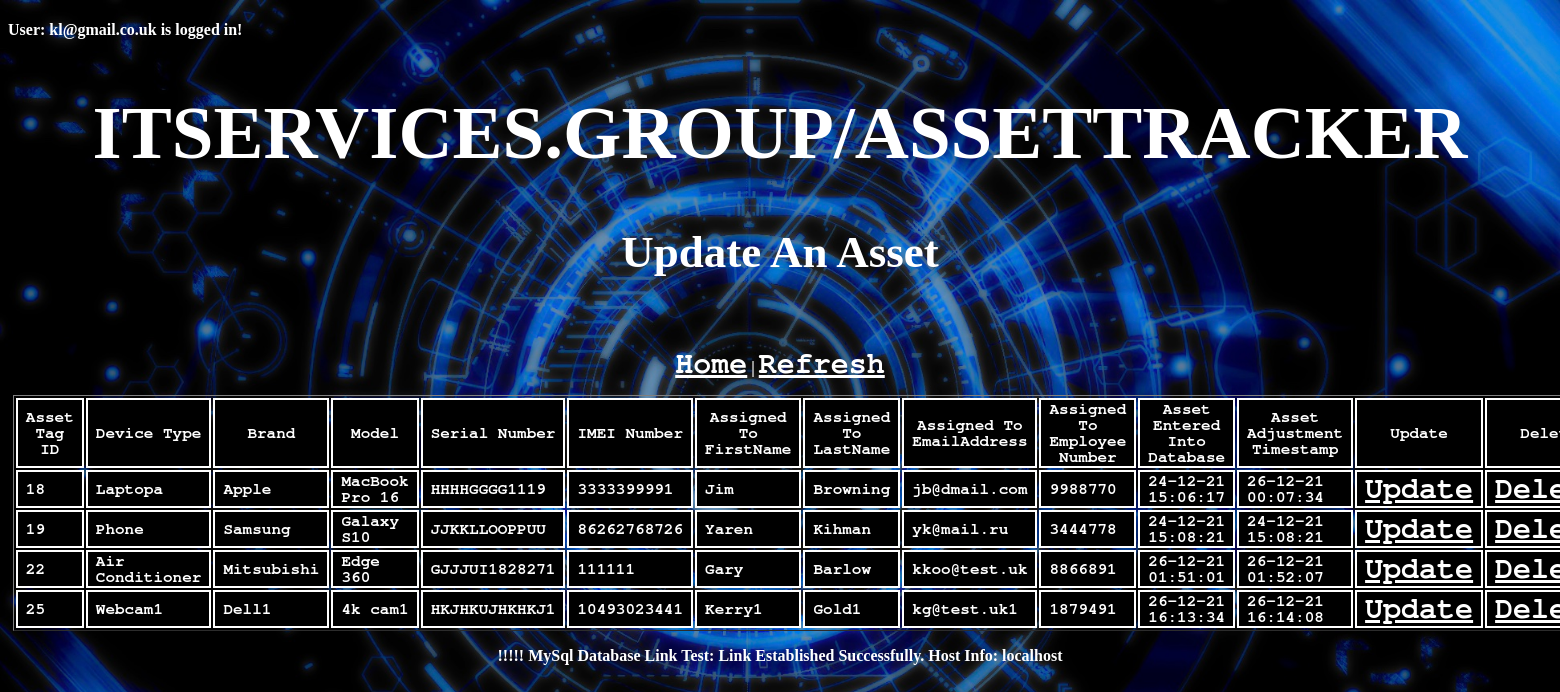
Screenshot of /Asset_Update.php (signed in) with the database file from the repository.
### tables this page shows
CREATE TABLE `Assets_Table` (
  `Device_Asset_Tag_ID` int NOT NULL,
  `Device_Type` varchar(50) NOT NULL,
  `Device_Brand` varchar(50) NOT NULL,
  `Device_Model` varchar(100) NOT NULL,
  `Device_Serial_Number` varchar(100) NOT NULL,
  `Device_IMEI_Number` varchar(20) DEFAULT NULL,
  `Device_Assigned_To_First_Name` varchar(50) NOT NULL,
  `Device_Assigned_To_Last_Name` varchar(50) NOT NULL,
  `Device_Assigned_To_Email_Address` varchar(50) NOT NULL,
  `Device_Assigned_To_Employee_Number` int NOT NULL,
  `Device_Time_Stamp` varchar(50) NOT NULL,
  `Device_Adjustment_Timestamp` varchar(50) NOT NULL
);

### Asset_Update.php (the view, shortened to what this page needs)
<!DOCTYPE html>
<html>
	<head>
	</head>
	<link href="StyleSheet.css" rel="stylesheet">
	<body>
		<?php
			echo "<h4>User: " .$_SESSION['UserAuth_Email_Address']. " is logged in!";
		?>
		<center>
			<h1>ITSERVICES.GROUP/ASSETTRACKER</h1>
			<h2>Update An Asset</h2>
			<br>
			<p><a href="Home_Page.php">Home</a>  |  <a href="Asset_Update.php"> Refresh</a></p>
			<?php
				echo "<table border='1'>";
					echo "<tr>";
						echo "<th>Asset Tag ID</th>";
						echo "<th>Device Type</th>";
						echo "<th>Brand</th>";
						echo "<th>Model</th>";
						echo "<th>Serial Number</th>";
						echo "<th>IMEI Number</th>";
						echo "<th>Assigned To FirstName</th>";
						echo "<th>Assigned To LastName</th>";
						echo "<th>Assigned To EmailAddress</th>";
						echo "<th>Assigned To Employee Number</th>";
						echo "<th> Asset Entered Into Database </th>";
						echo "<th> Asset Adjustment Timestamp </th>";
						echo "<th>Update</th>";
						echo "<th>Delete</th>";
					echo "</tr>";
					include "MYSQLLINK_CONFIG.php";
					$OUTPUT = mysqli_query($MYSQLLINK,"SELECT * FROM Assets_Table");
					while($row = mysqli_fetch_array($OUTPUT))
						{
							echo "<tr>";
								echo "<td>" . $row['Device_Asset_Tag_ID'] . "</td>";
								echo "<td>" . $row['Device_Type'] . "</td>";
								echo "<td>" . $row['Device_Brand'] . "</td>";
								echo "<td>" . $row['Device_Model'] . "</td>";
								echo "<td>" . $row['Device_Serial_Number'] . "</td>";
								echo "<td>" . $row['Device_IMEI_Number'] . "</td>";
								echo "<td>" . $row['Device_Assigned_To_First_Name'] . "</td>";
								echo "<td>" . $row['Device_Assigned_To_Last_Name'] . "</td>";
								echo "<td>" . $row['Device_Assigned_To_Email_Address'] . "</td>";
								echo "<td>" . $row['Device_Assigned_To_Employee_Number'] . "</td>";
								echo "<td>" . $row['Device_Time_Stamp'] . "</td>";
								echo "<td>" . $row['Device_Adjustment_Timestamp'] . "</td>";
								echo '<td><a href="Asset_Update_Form.php?action=update&Device_Asset_Tag_ID='.$row['Device_Asset_Tag_ID'].'">Update</a></td>';
								echo '<td><a href="Asset_Delete_Form.php?action=delete&Device_Asset_Tag_ID='.$row['Device_Asset_Tag_ID'].'">Delete</a></td>';
							echo "</tr>";
						}
				echo "</table>";
				if($MYSQLLINK === false)
					{
						die("<p>!!!!! ERROR: Could Not Establish Link Successfully. ".mysqli_connect_error(). " !!!!!");
					}
				else
					{
						echo "<p>!!!!! MySql Database Link Test: Link Established Successfully. Host Info: ".mysqli_get_host_info($MYSQLLINK);
					}
			?>
		</center>
	</body>
</html>

### StyleSheet.css (style rules this page uses)
body { background-image: url('BACKGROUND_IMAGE.jpg');background-repeat: no-repeat;background-attachment: fixed;background-size: cover; }
h1 { font-family:Impact; color:white; font-size: 75px ; }
h2 { font-family:Impact; color:white; font-size: 45px; }
h4 { color: white; }
p { color: white; }
a { font-weight: 900; font-family:FreeMono, monospace; color:white; font-size: 30px; }
table { margin: .3em; width: 290px; }
th { font-weight: 900; font-family:FreeMono, monospace; color:white; padding-left: .5em; padding-right: .5em; border: 2px solid #fff; background-color: #000; }
td { font-weight: 900; font-family:FreeMono, monospace; color:white; padding-left: .5em; padding-right: .5em; border: 2px solid #fff; background-color: #000; }

### rows the page displays
assets_table: Device_Asset_Tag_ID "18", Device_Type "Laptopa", Device_Brand "Apple", Device_Model "MacBook Pro 16", Device_Serial_Number "HHHHGGGG1119", Device_IMEI_Number "3333399991", Device_Assigned_To_First_Name "Jim", Device_Assigned_To_Last_Name "Browning", Device_Assigned_To_Email_Address "jb@dmail.com", Device_Assigned_To_Employee_Number "9988770", Device_Time_Stamp "24-12-21 15:06:17", Device_Adjustment_Timestamp "26-12-21 00:07:34"
assets_table: Device_Asset_Tag_ID "19", Device_Type "Phone", Device_Brand "Samsung", Device_Model "Galaxy S10", Device_Serial_Number "JJKKLLOOPPUU", Device_IMEI_Number "86262768726", Device_Assigned_To_First_Name "Yaren", Device_Assigned_To_Last_Name "Kihman", Device_Assigned_To_Email_Address "yk@mail.ru", Device_Assigned_To_Employee_Number "3444778", Device_Time_Stamp "24-12-21 15:08:21", Device_Adjustment_Timestamp "24-12-21 15:08:21"
assets_table: Device_Asset_Tag_ID "22", Device_Type "Air Conditioner", Device_Brand "Mitsubishi", Device_Model "Edge 360", Device_Serial_Number "GJJJUI1828271", Device_IMEI_Number "111111", Device_Assigned_To_First_Name "Gary", Device_Assigned_To_Last_Name "Barlow", Device_Assigned_To_Email_Address "kkoo@test.uk", Device_Assigned_To_Employee_Number "8866891", Device_Time_Stamp "26-12-21 01:51:01", Device_Adjustment_Timestamp "26-12-21 01:52:07"
assets_table: Device_Asset_Tag_ID "25", Device_Type "Webcam1", Device_Brand "Dell1", Device_Model "4k cam1", Device_Serial_Number "HKJHKUJHKHKJ1", Device_IMEI_Number "10493023441", Device_Assigned_To_First_Name "Kerry1", Device_Assigned_To_Last_Name "Gold1", Device_Assigned_To_Email_Address "kg@test.uk1", Device_Assigned_To_Employee_Number "1879491", Device_Time_Stamp "26-12-21 16:13:34", Device_Adjustment_Timestamp "26-12-21 16:14:08"

### other values shown
$_SESSION['UserAuth_Email_Address'] "kl@gmail.co.uk"
mysqli_get_host_info($MYSQLLINK) "localhost"
